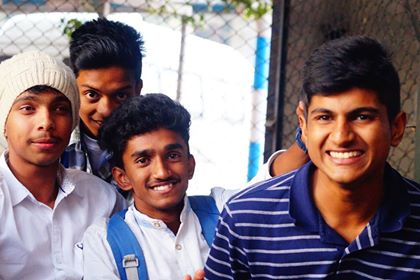
#> input picture github/1.jpg, 420 x 280 px
$ python detect.py
#> lines starting #> are read from the running program, lines starting #| are printed output that depends on the picture; after the words box and inside, x2 and y2 are one past the last pixel; in counts of white or black regions, pixels touching at a corner belong together
import cv2

face_cascade=cv2.CascadeClassifier("haarcascade_frontalface_default.xml")

# img=cv2.imread("news.jpg")
# new image as input

img=cv2.imread("1.jpg")
#> img is the input picture: shape (280, 420, 3); mean B, G, R 123.2, 116, 130.4

gray_img=cv2.cvtColor(img,cv2.COLOR_BGR2GRAY)
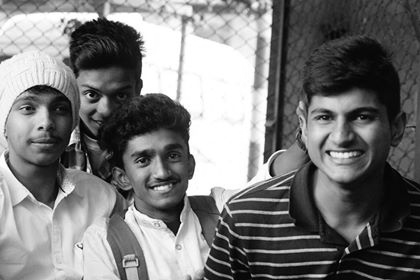
#> gray_img: shape (280, 420); min 0, max 255, mean 121.1

face=face_cascade.detectMultiScale(gray_img,scaleFactor=1.05,minNeighbors=5)
#> face = [[69, 68, 73, 73], [297, 82, 91, 91], [119, 128, 78, 78], [1, 72, 90, 90]]

for x,y,w,h in face:
    imag=cv2.rectangle(img,(x,y),(x+w,y+h),(0,255,4,0),5)
#> this loop made 4 passes
#> pass 2, `imag=cv2.rectangle(img,(x,y),(x+w,y+h),(0,255,4,0),5)`:
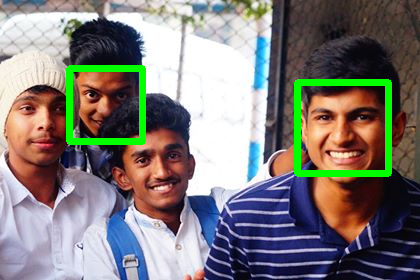
#> imag: shape (280, 420, 3); mean B, G, R 120.8, 123.5, 127.2
#> pass 3, `imag=cv2.rectangle(img,(x,y),(x+w,y+h),(0,255,4,0),5)`:
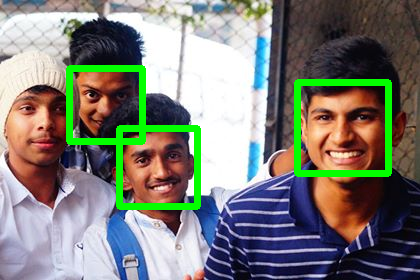
#> imag: shape (280, 420, 3); 1.76% of pixels changed, all inside (x1, y1, x2, y2) = (116, 125, 201, 210)
#> after the loop:
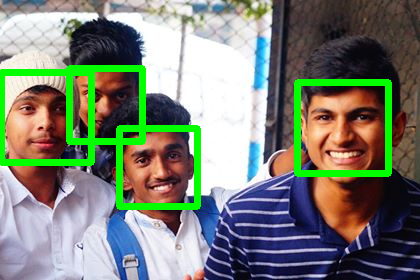
#> img: shape (280, 420, 3); 7.46% of pixels changed, all inside (x1, y1, x2, y2) = (0, 65, 392, 210)

resized_img=cv2.resize(imag,(int(imag.shape[1]/3),int(imag.shape[0]/3)))
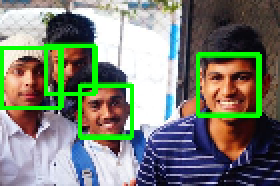
#> resized_img: shape (93, 140, 3) (shown 2 times larger); mean B, G, R 116.5, 128.9, 122.1

cv2.imshow("face",resized_img)
cv2.waitKey(0)
cv2.destroyAllWindows()
